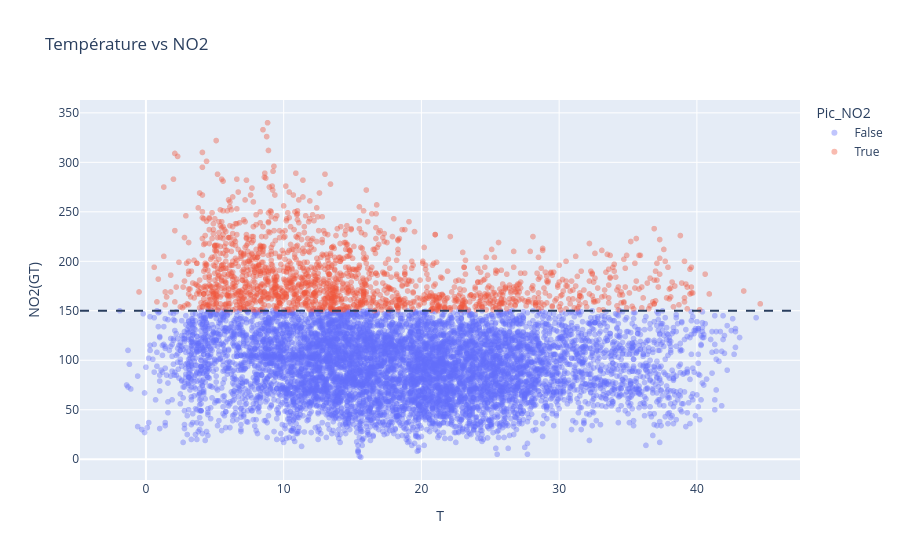

Write notebook code for a chart like this one.
### Markdown cell above
## 13. Conditions météo lors des pics de pollution

### Code cell
df['Pic_NO2'] = df['NO2(GT)'] > 150


comparaison = df.groupby('Pic_NO2')[
    ['T', 'RH', 'CO(GT)', 'NOx(GT)']
].mean().round(2)

print(comparaison)


fig = px.scatter(
    df[['T', 'NO2(GT)', 'Pic_NO2']].dropna(),
    x='T',
    y='NO2(GT)',
    color='Pic_NO2',
    opacity=0.4,
    title='Température vs NO2'
)

fig.add_hline(y=150, line_dash='dash')
fig.show()

### Figure 1 — Plotly figure (JSON) as saved in the notebook; plotly's stock layout.template omitted (floating-point values rounded to 4 significant figures; data arrays with more than 128 entries replaced by an {"elided": "..."} marker saying what was removed)
{"data": [{"hovertemplate": "Pic_NO2=False<br>T=%{x}<br>NO2(GT)=%{y}<extra></extra>", "legendgroup": "False", "marker": {"color": "#636efa", "opacity": 0.4, "symbol": "circle"}, "mode": "markers", "name": "False", "showlegend": true, "type": "scattergl", "x": {"elided": "7689 float values"}, "xaxis": "x", "y": {"elided": "7689 float values"}, "yaxis": "y"}, {"hovertemplate": "Pic_NO2=True<br>T=%{x}<br>NO2(GT)=%{y}<extra></extra>", "legendgroup": "True", "marker": {"color": "#EF553B", "opacity": 0.4, "symbol": "circle"}, "mode": "markers", "name": "True", "showlegend": true, "type": "scattergl", "x": {"elided": "1668 float values"}, "xaxis": "x", "y": {"elided": "1668 float values"}, "yaxis": "y"}], "layout": {"legend": {"title": {"text": "Pic_NO2"}, "tracegroupgap": 0}, "shapes": [{"line": {"dash": "dash"}, "type": "line", "x0": 0, "x1": 1, "xref": "x domain", "y0": 150, "y1": 150, "yref": "y"}], "title": {"text": "Température vs NO2"}, "xaxis": {"anchor": "y", "domain": [0, 1], "title": {"text": "T"}}, "yaxis": {"anchor": "x", "domain": [0, 1], "title": {"text": "NO2(GT)"}}}}
